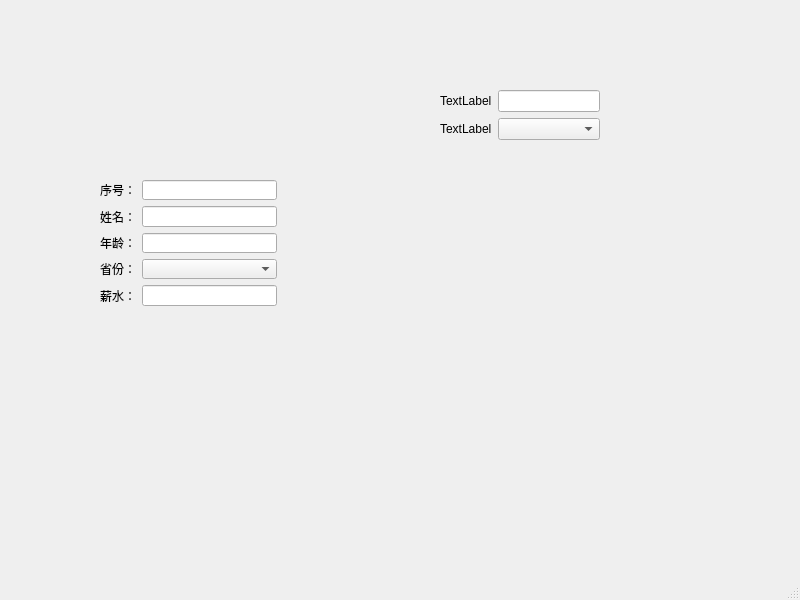
<?xml version="1.0" encoding="UTF-8"?>
<ui version="4.0">
 <class>MainWindow</class>
 <widget class="QMainWindow" name="MainWindow">
  <property name="geometry">
   <rect>
    <x>0</x>
    <y>0</y>
    <width>800</width>
    <height>600</height>
   </rect>
  </property>
  <property name="windowTitle">
   <string>MainWindow</string>
  </property>
  <widget class="QWidget" name="centralwidget">
   <widget class="QWidget" name="formLayoutWidget">
    <property name="geometry">
     <rect>
      <x>440</x>
      <y>90</y>
      <width>160</width>
      <height>80</height>
     </rect>
    </property>
    <layout class="QFormLayout" name="formLayout_2">
     <item row="0" column="0">
      <widget class="QLabel" name="label_6">
       <property name="text">
        <string>TextLabel</string>
       </property>
      </widget>
     </item>
     <item row="0" column="1">
      <widget class="QLineEdit" name="lineEdit_5"/>
     </item>
     <item row="1" column="0">
      <widget class="QLabel" name="label_7">
       <property name="text">
        <string>TextLabel</string>
       </property>
      </widget>
     </item>
     <item row="1" column="1">
      <widget class="QComboBox" name="comboBox_2"/>
     </item>
    </layout>
   </widget>
   <widget class="QWidget" name="">
    <property name="geometry">
     <rect>
      <x>100</x>
      <y>180</y>
      <width>177</width>
      <height>126</height>
     </rect>
    </property>
    <layout class="QFormLayout" name="formLayout">
     <item row="0" column="0">
      <widget class="QLabel" name="label">
       <property name="text">
        <string>序号：</string>
       </property>
      </widget>
     </item>
     <item row="0" column="1">
      <widget class="QLineEdit" name="lineEdit"/>
     </item>
     <item row="1" column="0">
      <widget class="QLabel" name="label_2">
       <property name="text">
        <string>姓名：</string>
       </property>
      </widget>
     </item>
     <item row="1" column="1">
      <widget class="QLineEdit" name="lineEdit_2"/>
     </item>
     <item row="2" column="0">
      <widget class="QLabel" name="label_3">
       <property name="text">
        <string>年龄：</string>
       </property>
      </widget>
     </item>
     <item row="2" column="1">
      <widget class="QLineEdit" name="lineEdit_3"/>
     </item>
     <item row="3" column="0">
      <widget class="QLabel" name="label_4">
       <property name="text">
        <string>省份：</string>
       </property>
      </widget>
     </item>
     <item row="3" column="1">
      <widget class="QComboBox" name="comboBox"/>
     </item>
     <item row="4" column="0">
      <widget class="QLabel" name="label_5">
       <property name="text">
        <string>薪水：</string>
       </property>
      </widget>
     </item>
     <item row="4" column="1">
      <widget class="QLineEdit" name="lineEdit_4"/>
     </item>
    </layout>
   </widget>
  </widget>
  <widget class="QMenuBar" name="menubar">
   <property name="geometry">
    <rect>
     <x>0</x>
     <y>0</y>
     <width>800</width>
     <height>23</height>
    </rect>
   </property>
  </widget>
  <widget class="QStatusBar" name="statusbar"/>
 </widget>
 <resources/>
 <connections/>
</ui>
